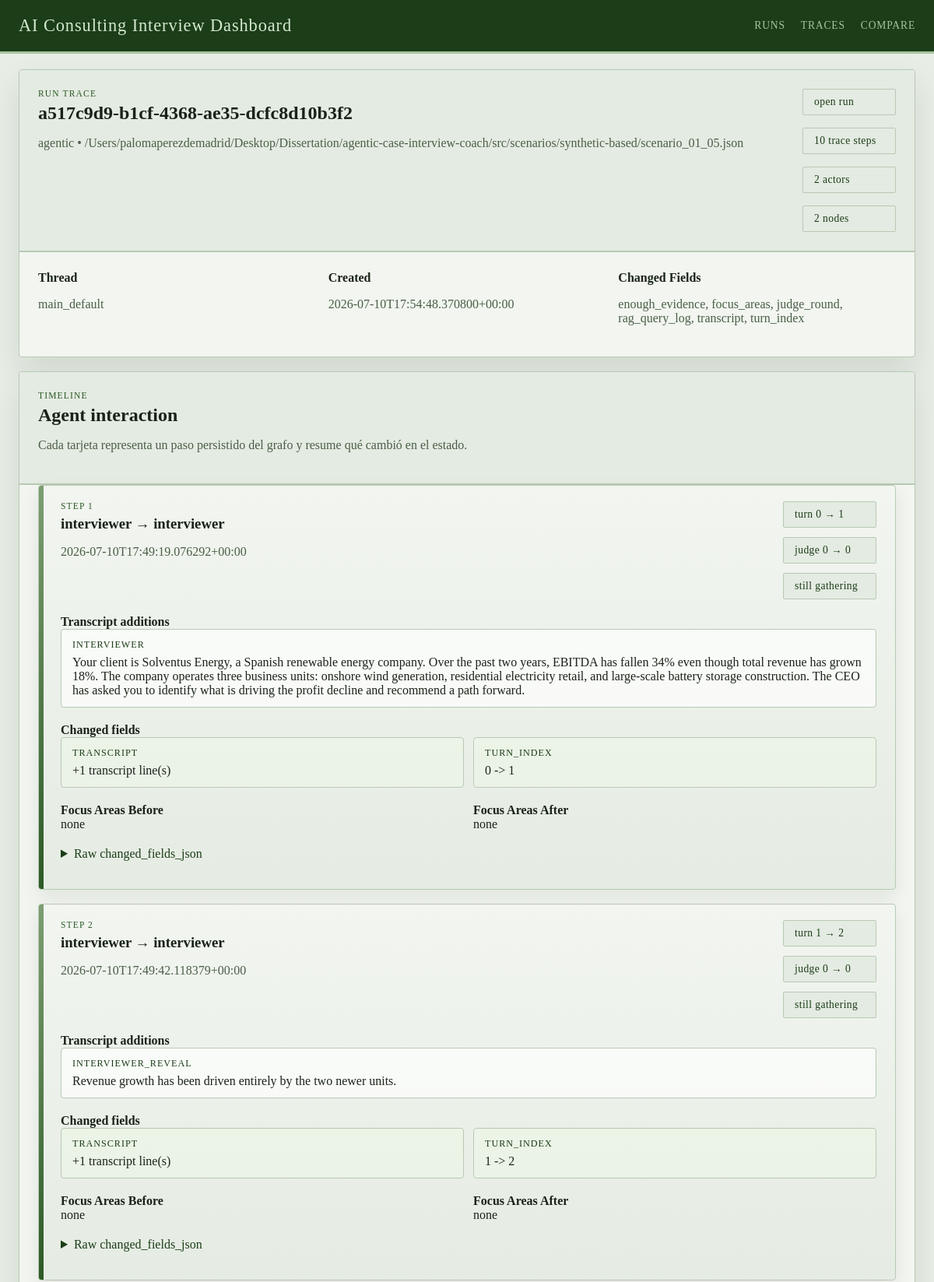
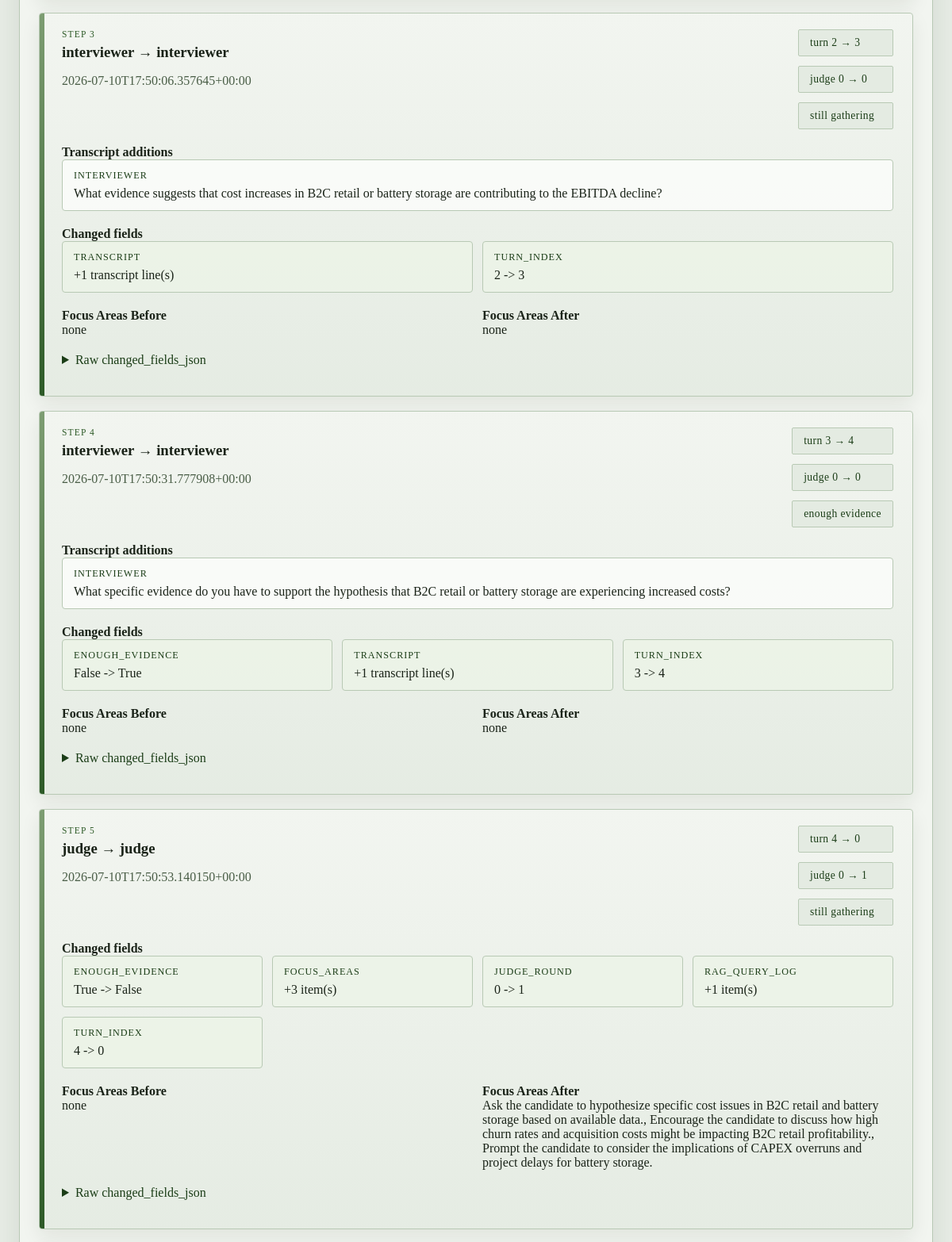
/runs/a517c9d9-b1cf-4368-ae35-dcfc8d10b3f2/trace (upper part), run on the app's committed database (2 pictures, top to bottom).
### tables this page shows
CREATE TABLE runs (
                run_id TEXT PRIMARY KEY,
                graph_name TEXT NOT NULL,
                thread_id TEXT NOT NULL,
                scenario_ref TEXT,
                case_prompt TEXT,
                turn_index INTEGER,
                judge_round INTEGER,
                enough_evidence INTEGER NOT NULL,
                focus_areas_json TEXT NOT NULL,
                transcript_json TEXT NOT NULL,
                case_performance_json TEXT NOT NULL,
                quality_dialog_json TEXT NOT NULL,
                final_feedback TEXT,
                state_json TEXT NOT NULL,
                created_at TEXT NOT NULL
            );

CREATE TABLE agent_state_traces (
                trace_id TEXT PRIMARY KEY,
                run_id TEXT NOT NULL,
                graph_name TEXT NOT NULL,
                thread_id TEXT NOT NULL,
                step_index INTEGER NOT NULL,
                node_name TEXT NOT NULL,
                actor TEXT NOT NULL,
                scenario_ref TEXT,
                turn_index_before INTEGER,
                turn_index_after INTEGER,
                judge_round_before INTEGER,
                judge_round_after INTEGER,
                enough_evidence_before INTEGER,
                enough_evidence_after INTEGER,
                focus_areas_before_json TEXT NOT NULL,
                focus_areas_after_json TEXT NOT NULL,
                changed_fields_json TEXT NOT NULL,
                created_at TEXT NOT NULL
            );

### web/app.py (the view)
@app.get("/runs/<run_id>/trace")
def get_run_trace(run_id: str):
    try:
        trace_payload = load_run_traces(run_id)
    except FileNotFoundError as exc:
        abort(404, str(exc))
    if _wants_json():
        return jsonify(trace_payload)
    return render_template("run_trace.html", trace=trace_payload)

### web/app.py (called while the page is built)
def _wants_json() -> bool:
    if request.args.get("format") == "json":
        return True
    return request.accept_mimetypes.best == "application/json"

### web/dashboard_store.py (called while the page is built)
def _json_loads(value: str | None, fallback: Any) -> Any:
    if not value:
        return fallback
    try:
        return json.loads(value)
    except json.JSONDecodeError:
        return fallback

def get_db_connection() -> sqlite3.Connection:
    connection = sqlite3.connect(RUNS_DB_PATH, timeout=30)
    connection.row_factory = sqlite3.Row
    return connection

def _table_exists(connection: sqlite3.Connection, table_name: str) -> bool:
    row = connection.execute(
        """
        SELECT name
        FROM sqlite_master
        WHERE type = 'table' AND name = ?
        """,
        (table_name,),
    ).fetchone()
    return row is not None

def _normalize_dimension_entry(raw_entry: Any) -> dict[str, Any]:
    if isinstance(raw_entry, dict):
        score = raw_entry.get("score", "")
        rationale = raw_entry.get("rationale", "")
        evidence = raw_entry.get("evidence", "")
    else:
        score = raw_entry
        rationale = ""
        evidence = ""
    return {
        "score": score if score not in {None, ""} else "",
        "rationale": str(rationale or "").strip(),
        "evidence": str(evidence or "").strip(),
    }

def _extract_expected_scores(state: dict[str, Any]) -> dict[str, dict[str, Any]]:
    candidate_profile = state.get("candidate_profile", {})
    expected_scores = candidate_profile.get("expected_scores", {})
    sections: dict[str, dict[str, Any]] = {
        CASE_PERFORMANCE_SECTION: {},
        DIALOG_QUALITY_SECTION: {},
    }
    for section_name in sections:
        raw_section = expected_scores.get(section_name, {})
        if not isinstance(raw_section, dict):
            continue
        for dimension, details in raw_section.items():
            if not isinstance(details, dict):
                continue
            sections[section_name][dimension] = {
                "score": details.get("expected", ""),
                "rationale": str(details.get("rationale", "")).strip(),
            }
    return sections

def _extract_model_scores(run_row: sqlite3.Row) -> dict[str, dict[str, Any]]:
    return {
        CASE_PERFORMANCE_SECTION: _json_loads(run_row["case_performance_json"], {}),
        DIALOG_QUALITY_SECTION: _json_loads(run_row["quality_dialog_json"], {}),
    }

def _score_sort_key(value: Any) -> tuple[int, str]:
    return (0, str(value))

### web/templates/run_trace.html (shortened to what this page needs)
{% extends "base.html" %}
{% block content %}
<section class="panel">
  <div class="panel-heading">
    <div>
      <p class="eyebrow">Run Trace</p>
      <h1>{{ trace.run.run_id }}</h1>
      <p class="lede">{{ trace.run.graph_name }} • {{ trace.run.scenario_ref or 'no scenario ref' }}</p>
    </div>
    <div class="chip-row">
      <a class="chip chip-link" href="{{ url_for('get_run', run_id=trace.run.run_id) }}">open run</a>
      <span class="chip">{{ trace.summary.trace_count }} trace steps</span>
      <span class="chip">{{ trace.summary.actor_count }} actors</span>
      <span class="chip">{{ trace.summary.node_count }} nodes</span>
    </div>
  </div>
  <div class="meta-grid">
    <div>
      <strong>Thread</strong>
      <p>{{ trace.run.thread_id }}</p>
    </div>
    <div>
      <strong>Created</strong>
      <p>{{ trace.run.created_at }}</p>
    </div>
    <div>
      <strong>Changed Fields</strong>
      <p>{{ trace.summary.changed_field_names|join(', ') if trace.summary.changed_field_names else 'none' }}</p>
    </div>
  </div>
</section>
<section class="panel">
  <div class="panel-heading">
    <div>
      <p class="eyebrow">Timeline</p>
      <h2>Agent interaction</h2>
      {% if not trace.summary.has_trace_table %}
      <p class="lede">The database does not have an <code>agent_state_traces</code> table yet.</p>
      {% elif not trace.traces %}
      <p class="lede">This run exists, but no trace rows were recorded for it.</p>
      {% else %}
      <p class="lede">Cada tarjeta representa un paso persistido del grafo y resume qué cambió en el estado.</p>
      {% endif %}
    </div>
  </div>
  {% if trace.traces %}
  <div class="trace-timeline">
    {% for item in trace.traces %}
    <article class="trace-card">
      <div class="trace-card__header">
        <div>
          <p class="eyebrow">Step {{ item.step_index }}</p>
          <h3>{{ item.actor }} → {{ item.node_name }}</h3>
          <p class="lede">{{ item.created_at }}</p>
        </div>
        <div class="trace-badges">
          <span class="chip">turn {{ item.turn_index_before }} → {{ item.turn_index_after }}</span>
          <span class="chip">judge {{ item.judge_round_before }} → {{ item.judge_round_after }}</span>
          <span class="chip">{{ 'enough evidence' if item.enough_evidence_after else 'still gathering' }}</span>
        </div>
      </div>
      {% if item.transcript_updates %}
      <div class="trace-section">
        <strong>Transcript additions</strong>
        <div class="trace-message-list">
          {% for message in item.transcript_updates %}
          <div class="trace-message">
            <span class="trace-message__role">{{ message.role }}</span>
            <p>{{ message.content }}</p>
          </div>
          {% endfor %}
        </div>
      </div>
      {% endif %}
      <div class="trace-section">
        <strong>Changed fields</strong>
        {% if item.field_changes %}
        <div class="trace-field-grid">
          {% for field in item.field_changes %}
          <div class="trace-field-card">
            <span class="trace-field-card__name">{{ field.field }}</span>
            <p>{{ field.summary }}</p>
          </div>
          {% endfor %}
        </div>
        {% else %}
        <p class="helper">No relevant state diff persisted for this step.</p>
        {% endif %}
      </div>
      <div class="trace-section trace-section-split">
        <div>
          <strong>Focus Areas Before</strong>
          <p>{{ item.focus_areas_before|join(', ') if item.focus_areas_before else 'none' }}</p>
        </div>
        <div>
          <strong>Focus Areas After</strong>
          <p>{{ item.focus_areas_after|join(', ') if item.focus_areas_after else 'none' }}</p>
        </div>
      </div>
      <details class="trace-json">
        <summary>Raw changed_fields_json</summary>
      </details>
    </article>
    {% endfor %}
  </div>
  {% endif %}
</section>
{% endblock %}

### web/static/styles.css (style rules this page uses)
:root { --bg: #e8ede6; --panel: #f2f5f0; --panel-alt: #e4ebe2; --line: #b8c9b4; --ink: #1a2318; --muted: #4a5e47; --accent: #2d5a27; --accent-strong: #1b3d17; --success: #2d5a27; --warning: #7a6520; --danger: #7a2020; --shadow: 0 18px 40px rgba(20, 40, 18, 0.10); --radius: 4px; --font-ui: "Georgia", "Times New Roman", serif; --font-display: "Georgia", "Palatino Linotype", serif; }
* { box-sizing: border-box; }
body { margin: 0; font-family: var(--font-ui); color: var(--ink); background: var(--bg); }
a { color: var(--accent-strong); }
.panel { background: var(--panel); border: 1px solid var(--line); border-radius: var(--radius); box-shadow: var(--shadow); overflow: hidden; }
.panel-heading { display: flex; justify-content: space-between; align-items: start; gap: 16px; padding: 24px; background: var(--panel-alt); border-bottom: 2px solid var(--line); }
.panel-heading h1, .panel-heading h2, .panel-heading h3, .subsection h3 { margin: 0; font-family: var(--font-display); font-weight: bold; }
.eyebrow { margin: 0 0 6px; color: var(--accent); text-transform: uppercase; letter-spacing: 0.10em; font-size: 0.72rem; font-family: var(--font-display); }
.lede, .meta-grid p, .prompt-box p, .helper { color: var(--muted); }
.chip-row, .metric-grid, .meta-grid, .form-grid, .compare-form, .flash-stack, .two-col { display: grid; gap: 16px; }
.chip-row { grid-template-columns: repeat(auto-fit, minmax(120px, max-content)); }
.chip { display: inline-flex; padding: 8px 14px; border-radius: 2px; background: var(--panel-alt); border: 1px solid var(--line); color: var(--accent-strong); font-size: 0.85rem; letter-spacing: 0.03em; }
.chip-link { text-decoration: none; }
.meta-grid, .form-grid, .compare-form, .two-col { grid-template-columns: repeat(auto-fit, minmax(220px, 1fr)); padding: 24px; }
.prompt-box, .human-form, .markdown-block, .subsection, .notes-field, .trace-timeline { padding: 0 24px 24px; }
.trace-timeline { display: grid; gap: 18px; }
.trace-card { position: relative; border: 1px solid var(--line); background: linear-gradient(180deg, rgba(242, 245, 240, 0.95), rgba(228, 235, 226, 0.92)); border-radius: var(--radius); box-shadow: 0 10px 24px rgba(20, 40, 18, 0.08); overflow: hidden; }
.trace-card::before { content: ""; position: absolute; inset: 0 auto 0 0; width: 6px; background: linear-gradient(180deg, #7d9d72, #2d5a27); }
.trace-card__header, .trace-section, .trace-json { padding: 20px 24px 0 28px; }
.trace-card__header { display: flex; justify-content: space-between; align-items: start; gap: 16px; }
.trace-card h3 { margin: 0; font-family: var(--font-display); }
.trace-badges, .trace-field-grid, .trace-message-list, .trace-section-split { display: grid; gap: 12px; }
.trace-badges { grid-template-columns: repeat(auto-fit, minmax(120px, max-content)); }
.trace-message { border: 1px solid var(--line); background: rgba(251, 252, 250, 0.9); padding: 12px 14px; border-radius: var(--radius); }
.trace-message__role, .trace-field-card__name { display: block; margin-bottom: 6px; color: var(--accent-strong); font-size: 0.76rem; text-transform: uppercase; letter-spacing: 0.08em; }
.trace-message p, .trace-field-card p, .trace-section p { margin: 0; white-space: pre-wrap; word-break: break-word; }
.trace-field-grid, .trace-section-split { grid-template-columns: repeat(auto-fit, minmax(220px, 1fr)); }
.trace-field-card { border: 1px solid var(--line); background: rgba(237, 244, 232, 0.8); padding: 12px 14px; border-radius: var(--radius); }
.trace-json { padding-bottom: 24px; }
.trace-json summary { cursor: pointer; color: var(--accent-strong); margin-bottom: 12px; }

### data on the page
runs: run.run_id "a517c9d9-b1cf-4368-ae35-dcfc8d10b3f2", run.graph_name "agentic", run "/Users/palomaperezdemadrid/Desktop/Dissertation/agentic-case-interview-coach/src/scenarios/synthetic-based/scenario_01_05.json", run.thread_id "main_default", run.created_at "2026-07-10T17:54:48.370800+00:00"
agent_state_traces: step_index "1", actor "interviewer", node_name "interviewer", created_at "2026-07-10T17:49:19.076292+00:00", turn_index_before "0", turn_index_after "1", judge_round_before "0", judge_round_after "0", enough_evidence_after "still gathering", role "INTERVIEWER", content "Your client is Solventus Energy, a Spanish renewable energy company. Over the past two years, EBITDA has fallen 34% even though total revenue has grown 18%. The company operates three business units: onshore wind generation, residential electricity retail, and large-scale battery storage construction. The CEO has asked you to identify what is driving the profit decline and recommend a path forward.", field "TRANSCRIPT" "TURN_INDEX", summary "+1 transcript line(s)" "0 -> 1", focus_areas_before "none", focus_areas_after "none"
agent_state_traces: step_index "2", actor "interviewer", node_name "interviewer", created_at "2026-07-10T17:49:42.118379+00:00", turn_index_before "1", turn_index_after "2", judge_round_before "0", judge_round_after "0", enough_evidence_after "still gathering", role "INTERVIEWER_REVEAL", content "Revenue growth has been driven entirely by the two newer units.", field "TRANSCRIPT" "TURN_INDEX", summary "+1 transcript line(s)" "1 -> 2", focus_areas_before "none", focus_areas_after "none"
agent_state_traces: step_index "3", actor "interviewer", node_name "interviewer", created_at "2026-07-10T17:50:06.357645+00:00", turn_index_before "2", turn_index_after "3", judge_round_before "0", judge_round_after "0", enough_evidence_after "still gathering", role "INTERVIEWER", content "What evidence suggests that cost increases in B2C retail or battery storage are contributing to the EBITDA decline?", field "TRANSCRIPT" "TURN_INDEX", summary "+1 transcript line(s)" "2 -> 3", focus_areas_before "none", focus_areas_after "none"
agent_state_traces: step_index "4", actor "interviewer", node_name "interviewer", created_at "2026-07-10T17:50:31.777908+00:00", turn_index_before "3", turn_index_after "4", judge_round_before "0", judge_round_after "0", enough_evidence_after "enough evidence", role "INTERVIEWER", content "What specific evidence do you have to support the hypothesis that B2C retail or battery storage are experiencing increased costs?", field "ENOUGH_EVIDENCE" "TRANSCRIPT" "TURN_INDEX", summary "False -> True" "+1 transcript line(s)" "3 -> 4", focus_areas_before "none", focus_areas_after "none"
agent_state_traces: step_index "5", actor "judge", node_name "judge", created_at "2026-07-10T17:50:53.140150+00:00", turn_index_before "4", turn_index_after "0", judge_round_before "0", judge_round_after "1", enough_evidence_after "still gathering", field "ENOUGH_EVIDENCE" "FOCUS_AREAS" "JUDGE_ROUND" "RAG_QUERY_LOG" "TURN_INDEX", summary "True -> False" "+3 item(s)" "0 -> 1" "+1 item(s)" "4 -> 0", focus_areas_before "none", focus_areas_after "Ask the candidate to hypothesize specific cost issues in B2C retail and battery storage based on available data., Encourage the candidate to discuss how high churn rates and acquisition costs might be impacting B2C retail profitability., Prompt the candidate to consider the implications of CAPEX overruns and project delays for battery storage."

### other printed values
{{ trace.summary.trace_count }} "10"
{{ trace.summary.actor_count }} "2"
{{ trace.summary.node_count }} "2"
